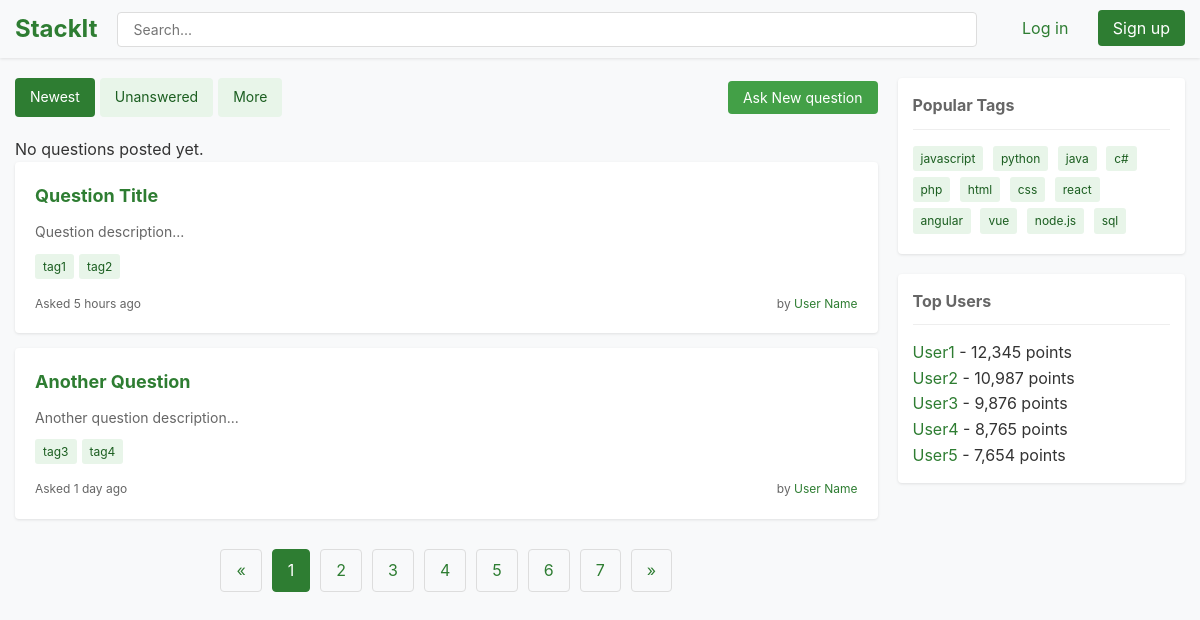
The app's page /, older data.
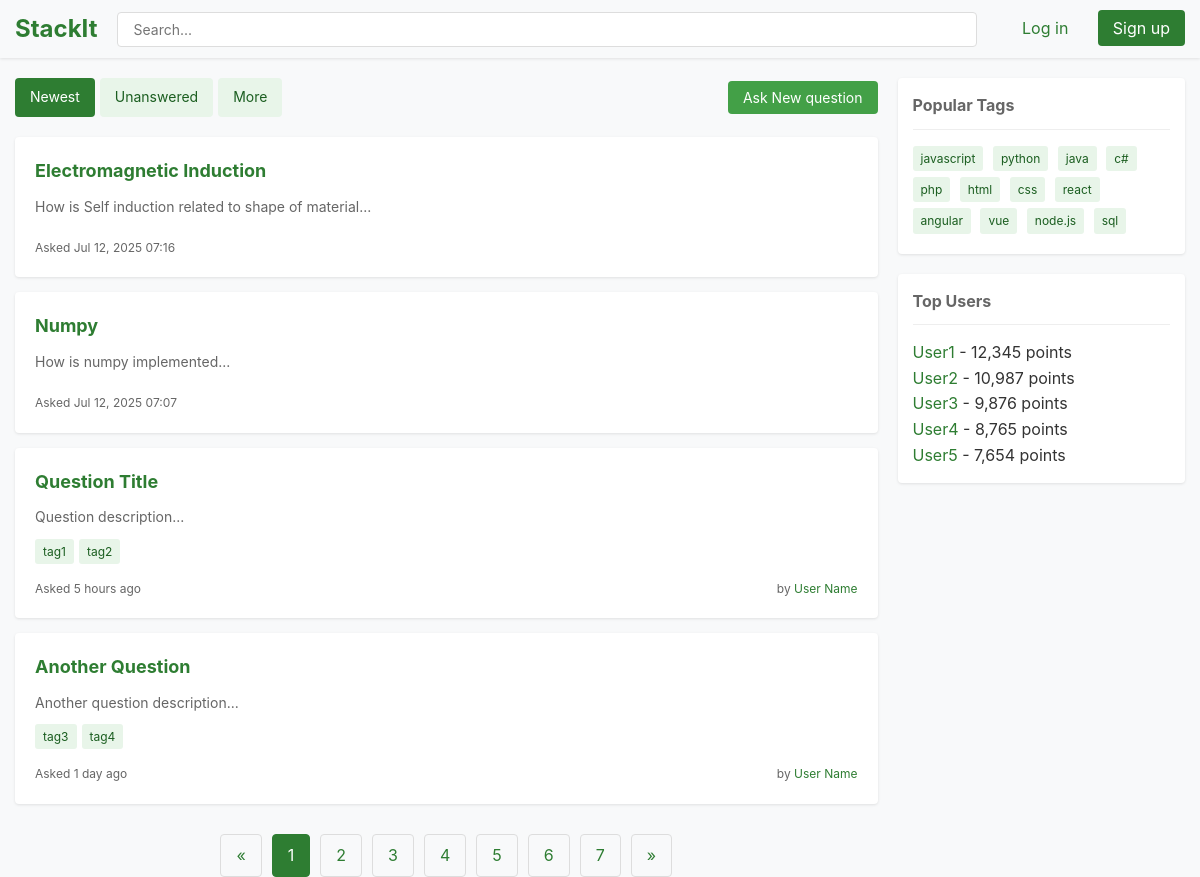
The same page, newer data.
### models.py (models this page shows)
class Question(db.Model):
    id = db.Column(db.Integer, primary_key=True)
    title = db.Column(db.String(200), nullable=False)
    description = db.Column(db.Text, nullable=False)  # rich text HTML
    user_id = db.Column(db.Integer, db.ForeignKey('user.id'), nullable=False)
    timestamp = db.Column(db.DateTime, default=datetime.utcnow)
    user = db.relationship('User', backref='questions')

### app.py (the view)
@app.route('/')
def home():
    questions = Question.query.order_by(Question.timestamp.desc()).all()
    return render_template('home.html', questions=questions)

### templates/home.html (shortened to what this page needs)
<!DOCTYPE html>
<html lang="en">
<head>
</head>
<body>
    <header>
        <div class="container header-container">
            <div class="logo">StackIt</div>
            <div class="search-bar">
                <input type="text" placeholder="Search...">
            </div>
            <div class="auth-buttons">
                <a href="{{ url_for('login') }}" class="login">Log in</a>
                <a href="{{ url_for('register') }}" class="signup">Sign up</a>
            </div>
        </div>
    </header>
    <div class="container main-content">
        <div class="questions-container">
            <div class="question-list-header">
                <div class="filter-tabs">
                    <a href="#" class="active">Newest</a>
                    <a href="#">Unanswered</a>
                    <a href="#">More</a>
                </div>
                <button class="ask-question-btn">Ask New question</button>
            </div>
            {% for question in questions %}
            <div class="question-summary">
                <h3 class="question-title">
                    <a href="{{ url_for('question_detail', question_id=question.id) }}">{{ question.title }}</a>
                </h3>
                <div class="question-excerpt">
                    {{ question.description[:200] }}...
                </div>
                <div class="question-meta">
                    <span>Asked {{ question.timestamp.strftime('%b %d, %Y %H:%M') }}</span>
                </div>
                </div>
                {% else %}
                <p>No questions posted yet.</p>
                {% endfor %}
            <div class="question-summary">
                <h3 class="question-title">
                    <a href="#">Question Title</a>
                </h3>
                <div class="question-excerpt">
                    Question description...
                </div>
                <div class="tags">
                    <a href="#" class="tag">tag1</a>
                    <a href="#" class="tag">tag2</a>
                </div>
                <div class="question-meta">
                    <span>Asked 5 hours ago</span>
                    <span>by <a href="#">User Name</a></span>
                </div>
            </div>
            <div class="question-summary">
                <h3 class="question-title">
                    <a href="#">Another Question</a>
                </h3>
                <div class="question-excerpt">
                    Another question description...
                </div>
                <div class="tags">
                    <a href="#" class="tag">tag3</a>
                    <a href="#" class="tag">tag4</a>
                </div>
                <div class="question-meta">
                    <span>Asked 1 day ago</span>
                    <span>by <a href="#">User Name</a></span>
                </div>
            </div>
            <div class="pagination">
                <a href="#">&laquo;</a>
                <a href="#" class="active">1</a>
                <a href="#">2</a>
                <a href="#">3</a>
                <a href="#">4</a>
                <a href="#">5</a>
                <a href="#">6</a>
                <a href="#">7</a>
                <a href="#">&raquo;</a>
            </div>
        </div>
        <div class="sidebar">
            <div class="sidebar-widget">
                <h3 class="sidebar-title">Popular Tags</h3>
                <div class="tag-list">
                    <a href="#" class="tag">javascript</a>
                    <a href="#" class="tag">python</a>
                    <a href="#" class="tag">java</a>
                    <a href="#" class="tag">c#</a>
                    <a href="#" class="tag">php</a>
                    <a href="#" class="tag">html</a>
                    <a href="#" class="tag">css</a>
                    <a href="#" class="tag">react</a>
                    <a href="#" class="tag">angular</a>
                    <a href="#" class="tag">vue</a>
                    <a href="#" class="tag">node.js</a>
                    <a href="#" class="tag">sql</a>
                </div>
            </div>
            <div class="sidebar-widget">
                <h3 class="sidebar-title">Top Users</h3>
                <div class="user-list">
                    <div class="user-item">
                        <a href="#">User1</a> - 12,345 points
                    </div>
                    <div class="user-item">
                        <a href="#">User2</a> - 10,987 points
                    </div>
                    <div class="user-item">
                        <a href="#">User3</a> - 9,876 points
                    </div>
                    <div class="user-item">
                        <a href="#">User4</a> - 8,765 points
                    </div>
                    <div class="user-item">
                        <a href="#">User5</a> - 7,654 points
                    </div>
                </div>
            </div>
        </div>
    </div>
</body>
</html>

### templates/home.html (style rules this page uses)
* { box-sizing: border-box; margin: 0; padding: 0; font-family: -apple-system, BlinkMacSystemFont, 'Segoe UI', Roboto, Oxygen, Ubuntu, Cantarell, 'Open Sans', 'Helvetica Neue', sans-serif; }
body { background-color: #f8f9fa; color: #333; line-height: 1.6; }
a { text-decoration: none; color: #2e7d32; }
.container { max-width: 1200px; margin: 0 auto; padding: 0 15px; }
header { background-color: #f8f9fa; box-shadow: 0 1px 3px rgba(0,0,0,0.1); padding: 10px 0; position: sticky; top: 0; z-index: 100; }
.header-container { display: flex; justify-content: space-between; align-items: center; }
.logo { font-size: 24px; font-weight: bold; color: #2e7d32; }
.search-bar { flex-grow: 1; margin: 0 20px; }
.search-bar input { width: 100%; padding: 8px 15px; border: 1px solid #ddd; border-radius: 4px; font-size: 14px; }
.auth-buttons a { margin-left: 10px; padding: 8px 15px; border-radius: 4px; }
.login { color: #2e7d32; }
.signup { background-color: #2e7d32; color: white; }
.main-content { display: flex; margin-top: 20px; }
.questions-container { flex: 3; margin-right: 20px; }
.sidebar { flex: 1; }
.question-list-header { display: flex; justify-content: space-between; align-items: center; margin-bottom: 20px; }
.filter-tabs { display: flex; }
.filter-tabs a { padding: 8px 15px; margin-right: 5px; background-color: #e8f5e9; color: #1b5e20; border-radius: 4px; font-size: 14px; }
.filter-tabs a.active { background-color: #2e7d32; color: white; }
.ask-question-btn { background-color: #43a047; color: white; padding: 8px 15px; border-radius: 4px; font-size: 14px; border: none; cursor: pointer; }
.question-summary { background-color: white; padding: 20px; margin-bottom: 15px; border-radius: 4px; box-shadow: 0 1px 3px rgba(0,0,0,0.1); }
.question-title { font-size: 18px; margin-bottom: 10px; }
.question-excerpt { color: #666; margin-bottom: 10px; font-size: 14px; }
.question-meta { display: flex; justify-content: space-between; font-size: 12px; color: #666; }
.tags { display: flex; flex-wrap: wrap; margin-bottom: 10px; }
.tag { background-color: #e8f5e9; color: #1b5e20; padding: 3px 8px; margin-right: 5px; margin-bottom: 5px; border-radius: 3px; font-size: 12px; }
.sidebar-widget { background-color: white; padding: 15px; margin-bottom: 20px; border-radius: 4px; box-shadow: 0 1px 3px rgba(0,0,0,0.1); }
.sidebar-title { font-size: 16px; margin-bottom: 15px; color: #666; border-bottom: 1px solid #eee; padding-bottom: 10px; }
.tag-list a { display: inline-block; margin-right: 5px; margin-bottom: 5px; }
.pagination { display: flex; justify-content: center; margin-top: 30px; }
.pagination a { padding: 8px 15px; margin: 0 5px; border: 1px solid #ddd; border-radius: 4px; color: #2e7d32; }
.pagination a.active { background-color: #2e7d32; color: white; border-color: #2e7d32; }

Row changes from the older to the newer data that the page shows:
added Question: title "Electromagnetic Induction", description "How is Self induction related to shape of material", timestamp "Jul 12, 2025 07:16"
added Question: title "Numpy", description "How is numpy implemented", timestamp "Jul 12, 2025 07:07"
Text that changed along with them:
text no longer shown: "No questions posted yet."
